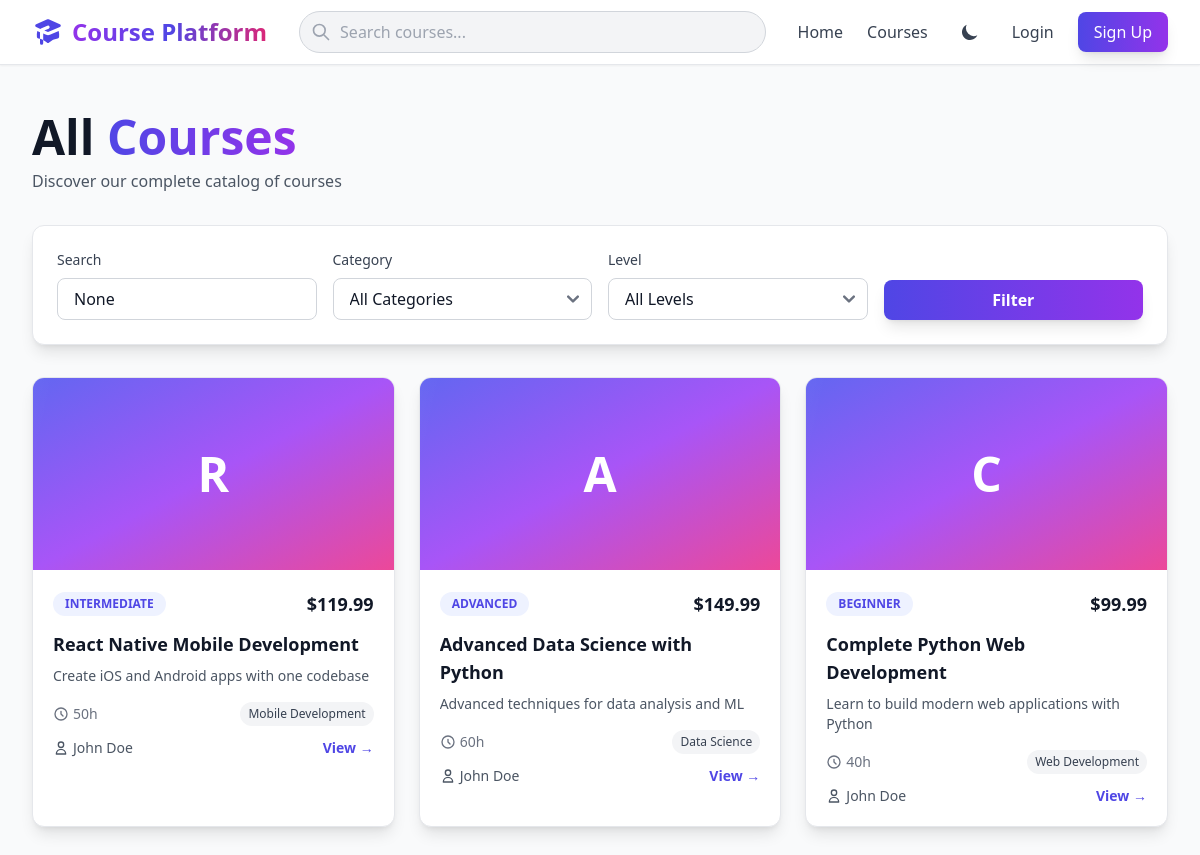
Page /courses/ on the committed database.
### courses/models.py (models this page shows, shortened)
class Course(models.Model):
    LEVEL_CHOICES = (
        ("beginner", "Beginner"),
        ("intermediate", "Intermediate"),
        ("advanced", "Advanced"),
    )
    STATUS_CHOICES = (
        ("draft", "Draft"),
        ("published", "Published"),
        ("archived", "Archived"),
    )
    title = models.CharField(max_length=200)
    slug = models.SlugField(unique=True, max_length=200)
    description = models.TextField()
    short_description = models.CharField(max_length=300, blank=True)
    instructor = models.ForeignKey(
        settings.AUTH_USER_MODEL,
        on_delete=models.CASCADE,
        related_name="courses",
        limit_choices_to={"user_type": "instructor"},
    )
    category = models.ForeignKey(
        Category,
        on_delete=models.SET_NULL,
        null=True,
        blank=True,
        related_name="courses",
    )
    thumbnail = models.ImageField(upload_to="course_thumbnails/", null=True, blank=True)
    background_image = models.ImageField(
        upload_to="course_backgrounds/", null=True, blank=True
    )
    price = models.DecimalField(max_digits=10, decimal_places=2, default=0.00)
    level = models.CharField(max_length=20, choices=LEVEL_CHOICES, default="beginner")
    duration_hours = models.PositiveIntegerField(default=0)
    status = models.CharField(max_length=20, choices=STATUS_CHOICES, default="draft")
    featured = models.BooleanField(default=False)
    created_at = models.DateTimeField(auto_now_add=True)
    updated_at = models.DateTimeField(auto_now=True)
    class Meta:
        ordering = ["-created_at"]

class Category(models.Model):
    name = models.CharField(max_length=100, unique=True)
    slug = models.SlugField(unique=True, max_length=100)
    description = models.TextField(blank=True)
    icon = models.CharField(max_length=50, blank=True)  # Icon class or name
    created_at = models.DateTimeField(auto_now_add=True)
    class Meta:
        verbose_name_plural = "Categories"
        ordering = ["name"]

### users/models.py (models this page shows, shortened)
class User(AbstractUser):
    USER_TYPES = (
        ('student', 'Student'),
        ('instructor', 'Instructor'),
        ('admin', 'Admin'),
    )
    user_type = models.CharField(max_length=20, choices=USER_TYPES, default='student')
    profile_picture = models.ImageField(upload_to='profiles/', null=True, blank=True)
    bio = models.TextField(blank=True)
    date_joined = models.DateTimeField(auto_now_add=True)
    updated_at = models.DateTimeField(auto_now=True)

### courses/frontend_views.py (the view)
# urls.py: path('courses/', frontend_views.course_list, name='course_list'),
def course_list(request):
    category_slug = request.GET.get('category')
    level = request.GET.get('level')
    search = request.GET.get('search')
    courses = Course.objects.filter(status='published')
    if category_slug:
        courses = courses.filter(category__slug=category_slug)
    if level:
        courses = courses.filter(level=level)
    if search:
        courses = courses.filter(
            Q(title__icontains=search) | Q(description__icontains=search)
        )
    courses = courses.order_by('-created_at')
    categories = Category.objects.all()
    context = {
        'courses': courses,
        'categories': categories,
        'selected_category': category_slug,
        'selected_level': level,
        'search_query': search,
    }
    return render(request, 'courses/course_list.html', context)

### templates/courses/course_list.html (shortened to what this page needs)
{% extends 'base.html' %}
{% load static %}
{% block content %}
<div class="max-w-7xl mx-auto px-4 sm:px-6 lg:px-8 py-12">
    <div class="mb-8">
        <h1 class="text-4xl md:text-5xl font-bold text-gray-900 dark:text-white mb-2">
            All <span class="bg-gradient-to-r from-indigo-600 to-purple-600 dark:from-indigo-400 dark:to-purple-400 bg-clip-text text-transparent">Courses</span>
        </h1>
        <p class="text-gray-600 dark:text-gray-400">Discover our complete catalog of courses</p>
    </div>
    <div class="bg-white dark:bg-gray-800 rounded-xl shadow-lg p-6 mb-8 border border-gray-200 dark:border-gray-700">
        <form method="get" class="grid grid-cols-1 md:grid-cols-4 gap-4">
            <div>
                <label for="search" class="block text-sm font-medium text-gray-700 dark:text-gray-300 mb-2">Search</label>
                <input type="text"
                       id="search"
                       name="search"
                       placeholder="Search courses..."
                       value="{{ search_query }}"
                       class="w-full px-4 py-2 border border-gray-300 dark:border-gray-600 rounded-lg bg-white dark:bg-gray-700 text-gray-900 dark:text-white focus:ring-2 focus:ring-indigo-500 focus:border-transparent dark:focus:ring-indigo-400">
            </div>
            <div>
                <label for="category" class="block text-sm font-medium text-gray-700 dark:text-gray-300 mb-2">Category</label>
                <select id="category"
                        name="category"
                        class="w-full px-4 py-2 border border-gray-300 dark:border-gray-600 rounded-lg bg-white dark:bg-gray-700 text-gray-900 dark:text-white focus:ring-2 focus:ring-indigo-500 focus:border-transparent dark:focus:ring-indigo-400">
                    <option value="">All Categories</option>
                </select>
            </div>
            <div>
                <label for="level" class="block text-sm font-medium text-gray-700 dark:text-gray-300 mb-2">Level</label>
                <select id="level"
                        name="level"
                        class="w-full px-4 py-2 border border-gray-300 dark:border-gray-600 rounded-lg bg-white dark:bg-gray-700 text-gray-900 dark:text-white focus:ring-2 focus:ring-indigo-500 focus:border-transparent dark:focus:ring-indigo-400">
                    <option value="">All Levels</option>
                </select>
            </div>
            <div class="flex items-end">
                <button type="submit" class="w-full bg-gradient-to-r from-indigo-600 to-purple-600 text-white px-6 py-2 rounded-lg hover:from-indigo-700 hover:to-purple-700 transition shadow-lg hover:shadow-xl transform hover:scale-105 font-semibold">
                    Filter
                </button>
            </div>
        </form>
    </div>
    {% if courses %}
        <div class="grid grid-cols-1 sm:grid-cols-2 lg:grid-cols-3 xl:grid-cols-4 gap-6">
            {% for course in courses %}
                <div class="bg-white dark:bg-gray-800 rounded-xl shadow-lg overflow-hidden hover:shadow-2xl transition-all duration-300 group card-hover border border-gray-200 dark:border-gray-700">
                    <a href="{% url 'course_detail' course.slug %}">
                        {% if course.thumbnail %}
                            <div class="relative h-48 overflow-hidden">
                                <img src="{{ course.thumbnail.url }}"
                                     alt="{{ course.title }}"
                                     class="w-full h-full object-cover group-hover:scale-110 transition-transform duration-500">
                                <div class="absolute inset-0 bg-gradient-to-t from-black/60 via-transparent to-transparent opacity-0 group-hover:opacity-100 transition-opacity"></div>
                            </div>
                        {% else %}
                            <div class="h-48 bg-gradient-to-br from-indigo-500 via-purple-500 to-pink-500 flex items-center justify-center relative overflow-hidden">
                                <span class="text-white text-5xl font-bold z-10">{{ course.title|first }}</span>
                                <div class="absolute inset-0 bg-gradient-to-r from-transparent via-white/20 to-transparent transform -skew-x-12 -translate-x-full group-hover:translate-x-full transition-transform duration-1000"></div>
                            </div>
                        {% endif %}
                        <div class="p-5">
                            <div class="flex items-center justify-between mb-3">
                                <span class="text-xs font-semibold text-indigo-600 dark:text-indigo-400 uppercase bg-indigo-50 dark:bg-indigo-900/30 px-3 py-1 rounded-full">
                                    {{ course.level }}
                                </span>
                                <span class="text-lg font-bold text-gray-900 dark:text-white">${{ course.price }}</span>
                            </div>
                            <h3 class="text-lg font-bold text-gray-900 dark:text-white mb-2 line-clamp-2 group-hover:text-indigo-600 dark:group-hover:text-indigo-400 transition">
                                {{ course.title }}
                            </h3>
                            <p class="text-sm text-gray-600 dark:text-gray-400 mb-4 line-clamp-2">
                                {{ course.short_description|default:course.description|truncatewords:15 }}
                            </p>
                            <div class="flex items-center justify-between text-sm text-gray-500 dark:text-gray-400 mb-3">
                                <div class="flex items-center">
                                    <svg class="w-4 h-4 mr-1" fill="none" stroke="currentColor" viewBox="0 0 24 24">
                                        <path stroke-linecap="round" stroke-linejoin="round" stroke-width="2" d="M12 8v4l3 3m6-3a9 9 0 11-18 0 9 9 0 0118 0z"></path>
                                    </svg>
                                    {{ course.duration_hours }}h
                                </div>
                                {% if course.category %}
                                    <span class="text-xs bg-gray-100 dark:bg-gray-700 text-gray-700 dark:text-gray-300 px-2 py-1 rounded-full">{{ course.category.name }}</span>
                                {% endif %}
                            </div>
                            <div class="flex items-center justify-between">
                                <div class="flex items-center text-sm text-gray-600 dark:text-gray-400">
                                    <svg class="w-4 h-4 mr-1" fill="none" stroke="currentColor" viewBox="0 0 24 24">
                                        <path stroke-linecap="round" stroke-linejoin="round" stroke-width="2" d="M16 7a4 4 0 11-8 0 4 4 0 018 0zM12 14a7 7 0 00-7 7h14a7 7 0 00-7-7z"></path>
                                    </svg>
                                    {{ course.instructor.get_full_name|default:course.instructor.username }}
                                </div>
                                <span class="text-indigo-600 dark:text-indigo-400 font-semibold text-sm group-hover:translate-x-1 inline-block transition-transform">View →</span>
                            </div>
                        </div>
                    </a>
                </div>
            {% endfor %}
        </div>
    {% endif %}
</div>
{% endblock %}

### templates/base.html (style rules this page uses)
* { transition: background-color 0.3s ease, color 0.3s ease, border-color 0.3s ease; }
.card-hover { transition: all 0.3s cubic-bezier(0.4, 0, 0.2, 1); }

### rows in the picture
Course: title|first "R", level "INTERMEDIATE", price "119.99", title "React Native Mobile Development", short_description "Create iOS and Android apps with one codebase", duration_hours "50", category.name "Mobile Development", instructor.get_full_name "John Doe"
Course: title|first "A", level "ADVANCED", price "149.99", title "Advanced Data Science with Python", short_description "Advanced techniques for data analysis and ML", duration_hours "60", category.name "Data Science", instructor.get_full_name "John Doe"
Course: title|first "C", level "BEGINNER", price "99.99", title "Complete Python Web Development", short_description "Learn to build modern web applications with Python", duration_hours "40", category.name "Web Development", instructor.get_full_name "John Doe"
